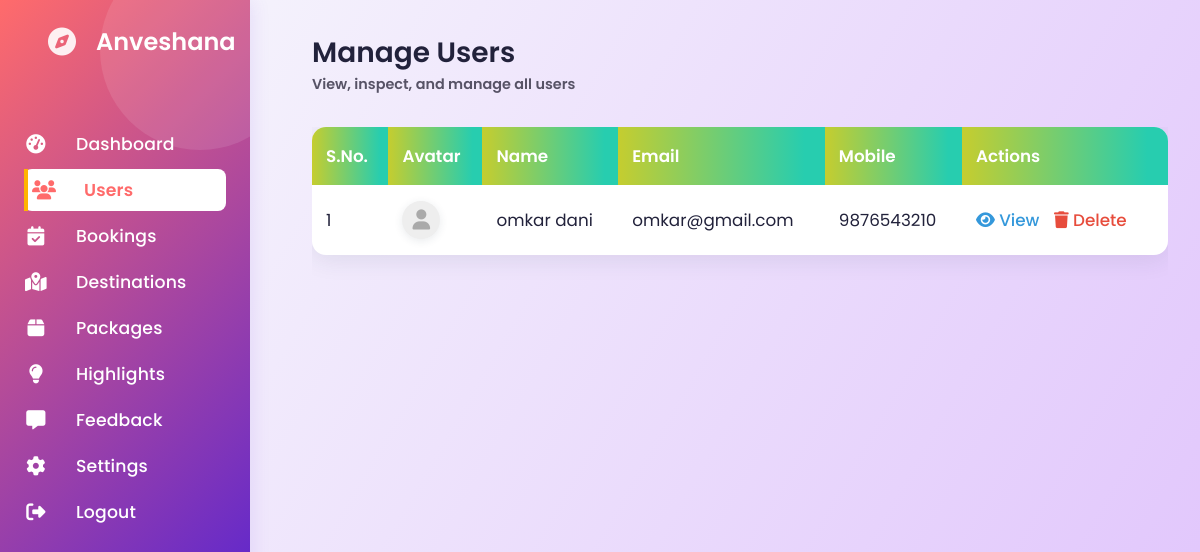
/admin/users.php, run on the app's committed database.
### tables this page shows
CREATE TABLE `users` (
  `id` int(11) NOT NULL,
  `name` varchar(100) NOT NULL,
  `email` varchar(150) NOT NULL,
  `password` varchar(255) NOT NULL,
  `avatar` varchar(255) DEFAULT NULL,
  `mobile` varchar(15) NOT NULL,
  `created_at` datetime NOT NULL,
  `updated_at` datetime NOT NULL
);

### admin/users.php (the view, shortened to what this page needs)
<?php
$db_host = 'localhost';
$db_user = 'root';
$db_pass = '';
$db_name = 'anveshana_admin';
$conn = new mysqli($db_host, $db_user, $db_pass, $db_name);
$users = [];
$result = $conn->query("SELECT * FROM users ORDER BY id DESC");
if ($result) {
    while ($row = $result->fetch_assoc()) {
        $users[] = $row;
    }
}
?>
<!DOCTYPE html>
<html lang="en">
<head>
    <link rel="stylesheet" href="https://cdnjs.cloudflare.com/ajax/libs/font-awesome/6.4.0/css/all.min.css">
    <link rel="stylesheet" href="css/style.css">
</head>
<body>
    <div class="admin-container">
        <aside class="admin-sidebar">
            <div class="sidebar-header">
                <div class="logo">
                    <i class="fas fa-compass"></i>
                    <span>Anveshana</span>
                </div>
            </div>
            <ul class="sidebar-menu">
                <li>
                    <a href="admin.php">
                        <i class="fas fa-tachometer-alt"></i>
                        <span>Dashboard</span>
                    </a>
                </li>
                <li>
                    <a href="users.php" class="active">
                        <i class="fas fa-users"></i>
                        <span>Users</span>
                    </a>
                </li>
                <li>
                    <a href="bookings.php">
                        <i class="fas fa-calendar-check"></i>
                        <span>Bookings</span>
                    </a>
                </li>
                <li>
                    <a href="destination.php">
                        <i class="fas fa-map-marked-alt"></i>
                        <span>Destinations</span>
                    </a>
                </li>
                <li>
                    <a href="packages.php">
                        <i class="fas fa-box"></i>
                        <span>Packages</span>
                    </a>
                </li>
                <li>
                    <a href="highlights.php">
                        <i class="fas fa-lightbulb"></i>
                        <span>Highlights</span>
                    </a>
                </li>
                <li>
                    <a href="feedback.php">
                        <i class="fas fa-comment-alt"></i>
                        <span>Feedback</span>
                    </a>
                </li>
                <li>
                    <a href="#">
                        <i class="fas fa-cog"></i>
                        <span>Settings</span>
                    </a>
                </li>
                <li>
                    <a href="../logout.php">
                        <i class="fas fa-sign-out-alt"></i>
                        <span>Logout</span>
                    </a>
                </li>
            </ul>
        </aside>
        <main class="admin-main">
            <header class="admin-header">
                <div class="page-title">
                    <h1>Manage Users</h1>
                    <p>View, inspect, and manage all users</p>
                </div>
            </header>
            <div style="overflow-x:auto;">
                <table class="users-table">
                    <thead>
                        <tr>
                            <th>S.No.</th>
                            <th>Avatar</th>
                            <th>Name</th>
                            <th>Email</th>
                            <th>Mobile</th>
                            <th>Actions</th>
                        </tr>
                    </thead>
                    <tbody>
                        <?php $i = 1; foreach ($users as $user): ?>
                        <tr>
                            <td><?= $i++ ?></td>
                            <td>
                                <?php if (!empty($user['avatar'])): ?>
                                    <img src="<?= htmlspecialchars($user['avatar']) ?>" alt="Avatar" style="width:38px;height:38px;border-radius:50%;object-fit:cover;box-shadow:0 2px 8px rgba(44,62,80,0.10);">
                                <?php else: ?>
                                    <span style="display:inline-block;width:38px;height:38px;border-radius:50%;background:#eee;text-align:center;line-height:38px;color:#aaa;font-size:1.2em;box-shadow:0 2px 8px rgba(44,62,80,0.10);"><i class="fas fa-user"></i></span>
                                <?php endif; ?>
                            </td>
                            <td><?= htmlspecialchars($user['name'] ?? $user['username'] ?? 'N/A') ?></td>
                            <td><?= htmlspecialchars($user['email'] ?? 'N/A') ?></td>
                            <td><?= htmlspecialchars($user['mobile'] ?? 'N/A') ?></td>
                            <td class="action-btns">
                                <a href="users.php?id=<?= $user['id'] ?>" class="action-btns"><i class="fas fa-eye"></i> View</a>
                                <a href="users.php?action=delete&id=<?= $user['id'] ?>" class="delete" onclick="return confirm('Delete this user?');"><i class="fas fa-trash"></i> Delete</a>
                            </td>
                        </tr>
                        <?php endforeach; ?>
                    </tbody>
                </table>
            </div>
        </main>
    </div>
</body>
</html>

### admin/css/style.css (style rules this page uses)
:root { --primary: #ff6b6b; --secondary: #5f27cd; --danger: #ffb400; --warning: #48dbfb; --dark: #22223b; --light: #f8f7ff; --gray: #a1a1aa; --gray-dark: #575366; --success: #d1fae5; --error: #fee2e2; }
.admin-sidebar { background: linear-gradient(135deg, var(--primary), var(--secondary) 80%); color: #fff; padding: 1.5rem; width: 250px; box-shadow: 2px 0 18px rgba(95,39,205,0.10); min-height: 100vh; transition: background 0.3s; }
.sidebar-header { display: flex; align-items: center; margin-bottom: 2rem; }
.logo { font-size: 1.5rem; font-weight: 600; color: #fff; display: flex; align-items: center; }
.logo i { margin-right: 0.5rem; color: var(--secondary); }
.sidebar-menu a { text-decoration: none; color: #fff; display: flex; align-items: center; transition: color 0.3s; padding: 0.5rem 0; font-size: 1.08rem; font-weight: 500; }
.sidebar-menu a i { margin-right: 0.75rem; font-size: 1.2rem; }
.sidebar-menu a.active, .sidebar-menu a:active { color: var(--primary); background: #fff; border-radius: 8px; padding-left: 0.5rem; }
.active { color: var(--primary) !important; font-weight: 600; }
:root { --primary: #ff6b6b; --primary-dark: #f744ee; --secondary: #5f27cd; --danger: #ffb400; --warning: #48dbfb; --dark: #22223b; --light: #f8f7ff; --gray: #a1a1aa; --gray-dark: #575366; --success: #d1fae5; --error: #fee2e2; }
* { margin: 0; padding: 0; box-sizing: border-box; }
body { font-family: 'Poppins', sans-serif; background: #f1f5f9; color: var(--dark); overflow-x: hidden; }
.admin-container { display: grid; grid-template-columns: 280px 1fr; min-height: 100vh; }
.admin-sidebar { background: linear-gradient(135deg, var(--primary), var(--secondary) 80%); color: #fff; padding: 2rem 0; position: relative; overflow: hidden; z-index: 1; }
.admin-sidebar::before { content: ''; position: absolute; top: -50px; right: -50px; width: 200px; height: 200px; border-radius: 50%; background: rgba(255, 255, 255, 0.1); z-index: -1; }
.admin-sidebar::after { content: ''; position: absolute; bottom: -80px; left: -80px; width: 250px; height: 250px; border-radius: 50%; background: rgba(255, 255, 255, 0.05); z-index: -1; }
.sidebar-header { padding: 0 1.5rem 2rem; display: flex; align-items: center; gap: 1rem; }
.sidebar-header .logo { font-size: 1.5rem; font-weight: 600; display: flex; align-items: center; gap: 0.75rem; }
.sidebar-header .logo i { font-size: 1.75rem; color: rgba(255, 255, 255, 0.9); }
.sidebar-menu { list-style: none; }
.sidebar-menu li { margin-bottom: 0.25rem; }
.sidebar-menu a { display: flex; align-items: center; gap: 1rem; padding: 0.85rem 1.7rem; color: rgba(255, 255, 255, 0.92); text-decoration: none; border-radius: 8px; font-weight: 500; letter-spacing: 0.01em; transition: background 0.2s, color 0.2s, padding 0.2s; position: relative; }
.sidebar-menu a.active { background: linear-gradient(90deg, var(--secondary), var(--primary)); color: #fff; font-weight: 600; }
.sidebar-menu a.active::before { content: ''; position: absolute; left: 0; top: 0; height: 100%; width: 4px; background: var(--accent, #ffb400); }
.sidebar-menu i { font-size: 1.1rem; width: 24px; text-align: center; }
.admin-main { padding: 2rem; overflow-y: auto; max-height: 100vh; }
.admin-header { display: flex; justify-content: space-between; align-items: center; margin-bottom: 2rem; }
.page-title h1 { font-size: 1.75rem; font-weight: 600; color: var(--dark); }
.page-title p { color: var(--gray-dark); font-size: 0.9rem; }
body { background: linear-gradient(135deg, var(--primary), var(--secondary) 80%); min-height: 100vh; background-attachment: fixed; background-repeat: no-repeat; }
.sidebar-menu a { text-decoration: none; color: #333; display: flex; align-items: center; transition: color 0.3s; }
.active { color: var(--primary); font-weight: 500; }
.admin-main { flex: 1; padding: 2rem; }
.page-title { font-size: 1.8rem; font-weight: 600; color: #333; }

### data on the page
users: name "omkar dani", email "omkar@gmail.com", mobile "9876543210"
